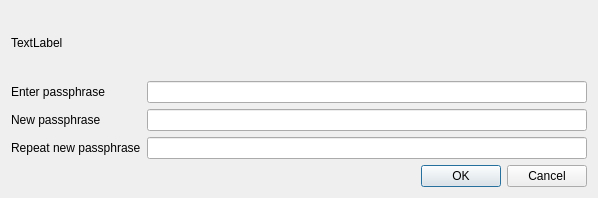
<?xml version="1.0" encoding="UTF-8"?>
<ui version="4.0">
 <class>AskPassphraseDialog</class>
 <widget class="QDialog" name="AskPassphraseDialog">
  <property name="geometry">
   <rect>
    <x>0</x>
    <y>0</y>
    <width>598</width>
    <height>198</height>
   </rect>
  </property>
  <property name="sizePolicy">
   <sizepolicy hsizetype="Preferred" vsizetype="Minimum">
    <horstretch>0</horstretch>
    <verstretch>0</verstretch>
   </sizepolicy>
  </property>
  <property name="minimumSize">
   <size>
    <width>550</width>
    <height>0</height>
   </size>
  </property>
  <property name="windowTitle">
   <string>Dialog</string>
  </property>
  <layout class="QVBoxLayout" name="verticalLayout">
   <item>
    <widget class="QLabel" name="warningLabel">
     <property name="text">
      <string>TextLabel</string>
     </property>
     <property name="textFormat">
      <enum>Qt::RichText</enum>
     </property>
     <property name="wordWrap">
      <bool>true</bool>
    </property>
    </widget>
   </item>
   <item>
    <layout class="QFormLayout" name="formLayout">
     <property name="fieldGrowthPolicy">
      <enum>QFormLayout::AllNonFixedFieldsGrow</enum>
     </property>
     <item row="1" column="0">
      <widget class="QLabel" name="passLabel1">
       <property name="text">
        <string>Enter passphrase</string>
       </property>
      </widget>
     </item>
     <item row="1" column="1">
      <widget class="QLineEdit" name="passEdit1">
       <property name="echoMode">
        <enum>QLineEdit::Password</enum>
       </property>
      </widget>
     </item>
     <item row="2" column="0">
      <widget class="QLabel" name="passLabel2">
       <property name="text">
        <string>New passphrase</string>
       </property>
      </widget>
     </item>
     <item row="2" column="1">
      <widget class="QLineEdit" name="passEdit2">
       <property name="echoMode">
        <enum>QLineEdit::Password</enum>
       </property>
      </widget>
     </item>
     <item row="3" column="0">
      <widget class="QLabel" name="passLabel3">
       <property name="text">
        <string>Repeat new passphrase</string>
       </property>
      </widget>
     </item>
     <item row="3" column="1">
      <widget class="QLineEdit" name="passEdit3">
       <property name="echoMode">
        <enum>QLineEdit::Password</enum>
       </property>
      </widget>
     </item>
    </layout>
   </item>
   <item>
    <widget class="QDialogButtonBox" name="buttonBox">
     <property name="orientation">
      <enum>Qt::Horizontal</enum>
     </property>
     <property name="standardButtons">
      <set>QDialogButtonBox::Cancel|QDialogButtonBox::Ok</set>
     </property>
    </widget>
   </item>
  </layout>
 </widget>
 <resources/>
 <connections>
  <connection>
   <sender>buttonBox</sender>
   <signal>accepted()</signal>
   <receiver>AskPassphraseDialog</receiver>
   <slot>accept()</slot>
   <hints>
    <hint type="sourcelabel">
     <x>248</x>
     <y>254</y>
    </hint>
    <hint type="destinationlabel">
     <x>157</x>
     <y>274</y>
    </hint>
   </hints>
  </connection>
  <connection>
   <sender>buttonBox</sender>
   <signal>rejected()</signal>
   <receiver>AskPassphraseDialog</receiver>
   <slot>reject()</slot>
   <hints>
    <hint type="sourcelabel">
     <x>316</x>
     <y>260</y>
    </hint>
    <hint type="destinationlabel">
     <x>286</x>
     <y>274</y>
    </hint>
   </hints>
  </connection>
 </connections>
</ui>
